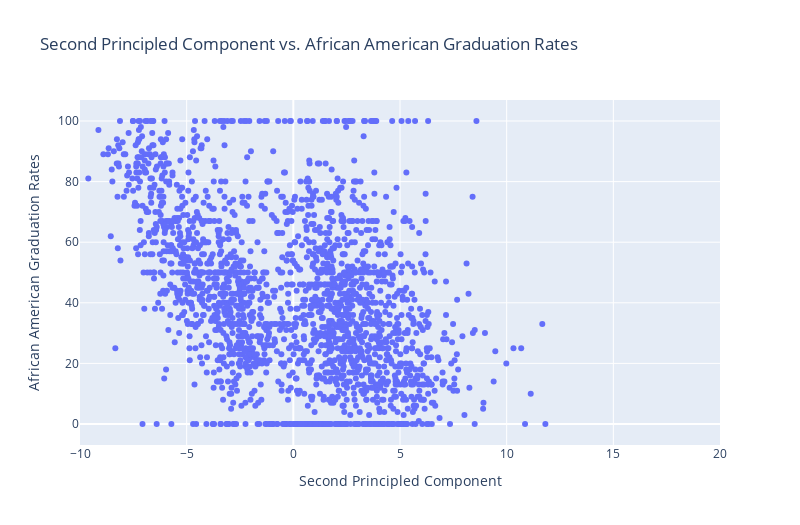

Notebook code for this chart:
### Code cell
fig = go.Figure()

fig.add_trace(
    
    go.Scatter(
        x = principle_components[:,1], y = y_black.to_numpy(), mode='markers'
    )
)

fig.update_layout(
    height = 525,
    width = 800,
    xaxis = {
        "title": "Second Principled Component",
        "range": [-10, 20]
    },
    yaxis = {
        "title": "African American Graduation Rates"
    },
    title = "Second Principled Component vs. African American Graduation Rates"
)

fig.show()

### Figure 1 — Plotly figure (JSON) as saved in the notebook; plotly's stock layout.template omitted (floating-point values rounded to 4 significant figures; data arrays with more than 128 entries replaced by an {"elided": "..."} marker saying what was removed)
{"data": [{"mode": "markers", "type": "scatter", "x": {"elided": "2027 float values"}, "y": {"elided": "2027 int values"}}], "layout": {"height": 525, "title": {"text": "Second Principled Component vs. African American Graduation Rates"}, "width": 800, "xaxis": {"range": [-10, 20], "title": {"text": "Second Principled Component"}}, "yaxis": {"title": {"text": "African American Graduation Rates"}}}}
